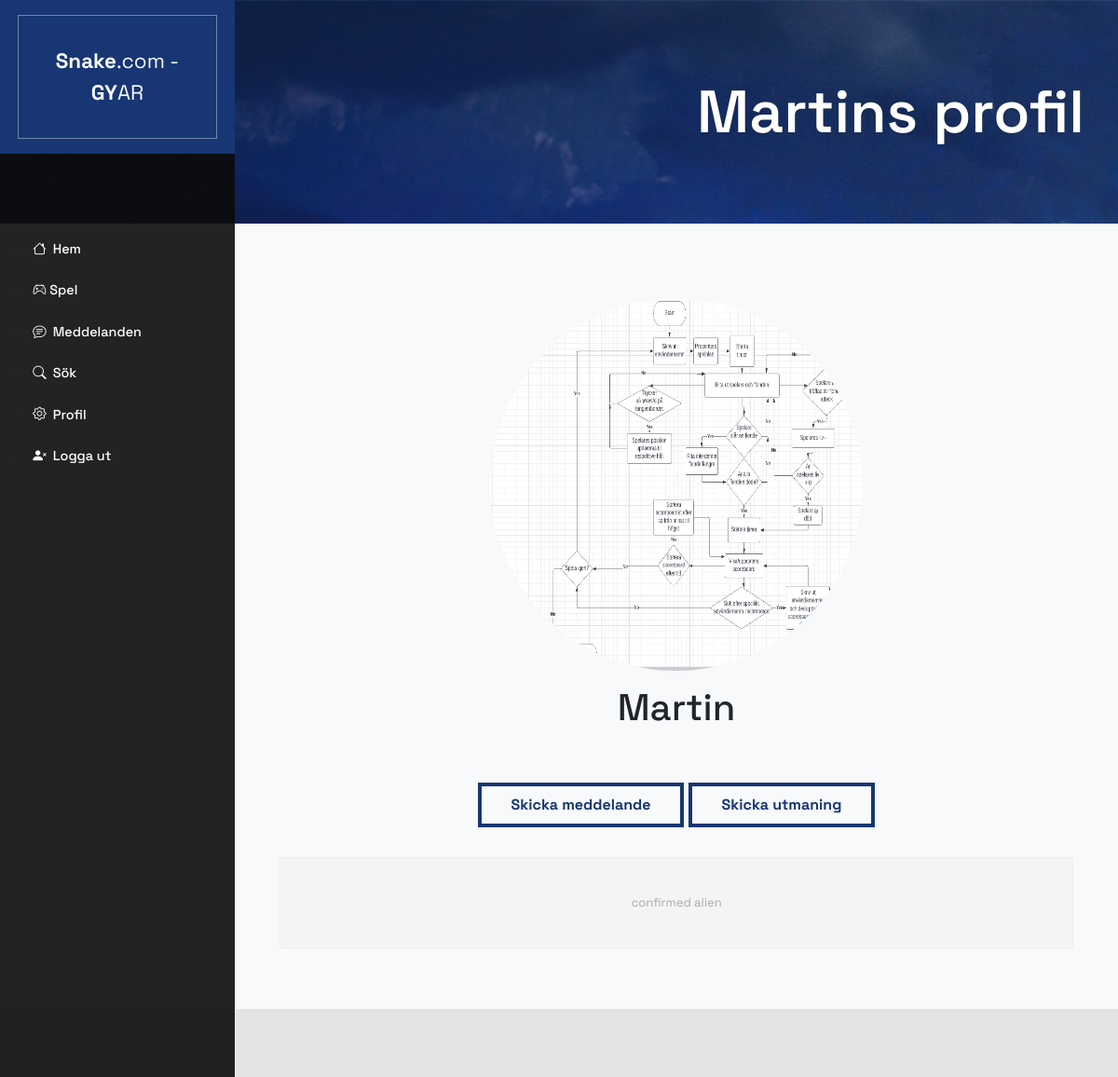
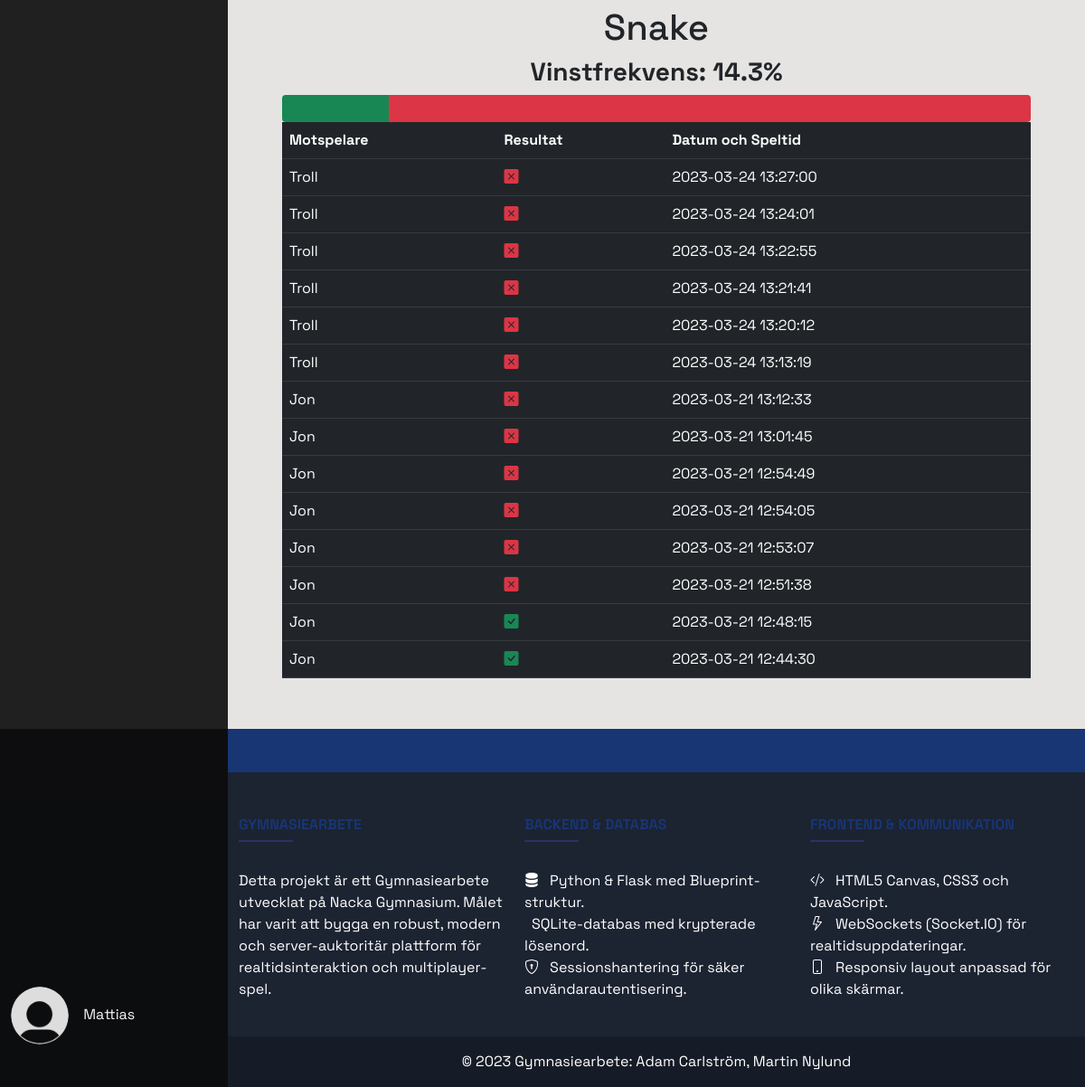
The page /view_profile/3 (signed in) on the database its author committed (2 pictures, top to bottom).
### tables this page shows
CREATE TABLE users (
    id INTEGER PRIMARY KEY,
    username TEXT NOT NULL,
    password TEXT NOT NULL,
    description TEXT,
    profile_picture TEXT, 
    creation_date TEXT
);

CREATE TABLE games_history (
    id INTEGER PRIMARY KEY,
    player1_id INTEGER REFERENCES users(id),
    player2_id INTEGER REFERENCES users(id),
    winner_id REFERENCES users(id),
	date TEXT
, duration INTEGER, score_player1 INTEGER, score_player2 INTEGER);

### my_server/profiles/profiles.py (the view)
@profiles_bp.route('/view_profile/<id>')
def view_profile(id=None):
    if 'logged_in' not in session or session['logged_in'] == False:
        abort(401)
    conn = create_connection(current_app.config['DB_PATH'])
    cur = conn.cursor()
    cur.execute('SELECT * FROM users WHERE id = ?', (id, ))
    viewed_user = cur.fetchone()
    cur.execute(
        'SELECT * FROM games_history WHERE player1_id = ? OR player2_id = ? ORDER BY date DESC', (id, id))
    games = cur.fetchall()
    usernames = []
    for game in games:
        if (int(game[2]) == int(id)):
            cur.execute(
                'SELECT id,username FROM users WHERE id == ?', (game[1],))
        elif (int(game[1]) == int(id)):
            cur.execute(
                'SELECT id,username FROM users WHERE id == ?', (game[2],))
        name = cur.fetchone()
        usernames.append(name)
    print(usernames)
    i = 0
    j = 0
    size = len(usernames)
    while (size > i):
        j = i+1
        while (size > j):
            if (not (j == i) and usernames[i] == usernames[j]):
                del usernames[j]
                size -= 1
                j -= 1
            j += 1
        i += 1
    session['page'] = 'view_profile'
    win = 0
    draws = 0
    nr_of_games = 0
    for game in games:
        if not game[3]:
            draws += 1
        elif game[3] == int(id):
            win += 1
        nr_of_games += 1
    if nr_of_games != 0:
        win_rate = int((win / nr_of_games + 0.0005) * 1000)
        win_rate = win_rate / 10
        draw_rate = int((draws / nr_of_games + 0.0005) * 1000)
        draw_rate = draw_rate / 10
    else:
        win_rate = 0
        draw_rate = 0
    loss_rate = 100 - win_rate - draw_rate
    print(usernames)
    return render_template('view_profile.html', active_page='view_profile', viewed_user=viewed_user, games=games, username=usernames, win_rate=win_rate, draw_rate=draw_rate, loss_rate=loss_rate)

### my_server/databasehandler.py (called while the page is built)
def create_connection(db_file = config['DB_PATH']):
    conn = None
    try:
        conn = sqlite3.connect(db_file)
    except sqlite3.Error as e:
        print(e)
    return conn

### my_server/profiles/templates/view_profile.html (shortened to what this page needs)
{% extends 'base.html' %}
{% block header %}
<div class="header-small">
  <div class="header-content">
    <div class="header-text" id="title_header">{{viewed_user[1]}}s profil</div>
  </div>
</div>
{% endblock %}
{% block content1 %}
<div class="box-padding">
  <div class="row">
    <div class="col-12">
      {% if viewed_user[4] != None%}
      <img src="../static/uploads/{{viewed_user[4]}}" alt="Profile picture" class="center-horizontal profile-image"
        style="width: 25rem; height: 25rem;">
      {% else %}
      <img src="../static/images/default_profile.png" alt="Profile picture" class="center-horizontal profile-image"
        style="width: 25rem; height: 25rem;">
      {% endif %}
    </div>
    <div class="col-12 my-3">
      <h1 class="text-center">
        {{viewed_user[1]}}
      </h1>
    </div>
    <div class="col-12 my-3">
      <div class="text-center">
        <button class="button button-small" id="get_to_messages">Skicka meddelande</button>
        <button class="button button-small" id="challengeBtn">Skicka utmaning</button>
      </div>
    </div>
    <div class="col-12 contact text-center text-align-left mt-3" style="padding: 3rem;">
      <p class="center-vertical"> {{viewed_user[3]}}</p>
    </div>
  </div>
</div>
{% endblock %}
{% block content2 %}
<div class="box-padding">
  <h1 class="text-center">Snake</h1>
  <div class="h3 text-center w-100"><strong>Vinstfrekvens: {{win_rate}}%</strong></div>
  <div class="progress w-100" style="height: 30px; font-size: 1rem; font-weight: bold;">
    <div id="bar-wins" class="progress-bar bg-success" role="progressbar" style="width: 0%;"></div>
    <div id="bar-losses" class="progress-bar bg-danger" role="progressbar" style="width: 0%;"></div>
  </div>
  <table class="table table-dark">
    <tr>
      <th>
        Motspelare
      </th>
      <th>
        Resultat
      </th>
      <th>
        Datum och Speltid
      </th>
    </tr>
    {%for game in games%}
    <tr>
      <td>
        {%for name in username%}
        {%if name[0] == game[1]%}
        {{name[1]}}
        {%elif name[0] == game[2]%}
        {{name[1]}}
        {%endif%}
        {%endfor%}
      </td>
      <td>
        {%if game[3] == viewed_user[0]%}
        <i class="bi bi-check-square-fill text-success"></i>
        {%elif game[3] == game[2] or game[3] == game[1]%}
        <i class="bi bi-x-square-fill text-danger"></i>
        {%else%}
        <i class="bi bi-dash-square-fill text-secondary"></i>
        {%endif%}
      </td>
      <td>
        {{game[4].split('.')[0]}}
      </td>
    </tr>
    {%endfor%}
  </table>
</div>
{% endblock %}

### my_server/static/style.css (style rules this page uses)
html { scroll-behavior: smooth; }
body { background-image: url("images/landscape.jpg"); background-repeat: no-repeat; background-size: cover; background-attachment: fixed; animation-name: image; animation-duration: 60s; animation-delay: 1s; animation-iteration-count: infinite; overflow-x: hidden; }
.header-small { height: 30vh; }
.header-content { position: relative; float: right; text-align: right; top: 50%; transform: translateY(-50%); right: 3%; width: 40rem; color: white; text-shadow: 0 0 0.1vh black; font-family: 'Space Grotesk', sans-serif; }
.header-text { font-weight: 600; font-size: 400%; line-height: 4rem; }
.contact { padding-left: 15px; font-size: 13px; color: #aaa; background-color: #f4f4f4; border: 1px solid #eee; outline: none; box-shadow: none; line-height: 40px; width: 100%; height: 40px; margin-bottom: 25px; margin-top: 1rem; }
.button { background-color: rgba(0, 0, 0, 0); border: 0.3rem solid #173673; padding: 0.5rem 8vw 0.5rem 8vw; justify-content: center; font-weight: bold; color: #173673; transition: 0.3s; margin-top: 1rem; }
.button-small { padding-right: 2rem; padding-left: 2rem; }
.center-horizontal { position: relative; left: 50%; transform: translateX(-50%); }
.center-vertical { position: relative; top: 50%; transform: translateY(-50%); }
.profile-image { width: 4rem; height: 4rem; border-radius: 50%; }
.box-padding { padding: 5rem 5vw 5vh 5vw; width: 100%; }

### rows shown on the page
users: username "Martin", profile_picture (picture), description "confirmed alien"
games_history: date "2023-03-24 13:27:00"
users: username "Troll"
games_history: date "2023-03-24 13:24:01"
games_history: date "2023-03-24 13:22:55"
games_history: date "2023-03-24 13:21:41"
games_history: date "2023-03-24 13:20:12"
games_history: date "2023-03-24 13:13:19"
games_history: date "2023-03-21 13:12:33"
users: username "Jon"
games_history: date "2023-03-21 13:01:45"
games_history: date "2023-03-21 12:54:49"
games_history: date "2023-03-21 12:54:05"
games_history: date "2023-03-21 12:53:07"
games_history: date "2023-03-21 12:51:38"
games_history: date "2023-03-21 12:48:15"
games_history: date "2023-03-21 12:44:30"

### other values the page prints
{{ session['user']['username'] }} "Mattias"
{{ win_rate }} "14.3"
